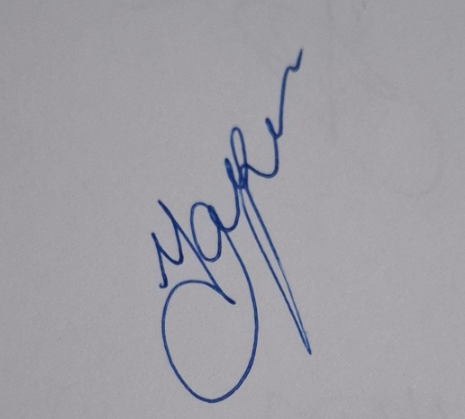
#> input picture data/RealWorldTestData/RealWorldTestDataRaw/Yagmur_Genuine2.png, 465 x 419 px
$ python -i enroll_person.py   (imports and definitions only)   (older library calls are emulated)
#> lines starting #> are read from the running program, lines starting #| are printed output that depends on the picture
#> further down, picture is the input picture: shape (419, 465, 3); mean B, G, R 164.8, 158.4, 159.5
# scripts/enroll_person.py
# Kullanım:
#   python scripts/enroll_person.py --person_id 999 --name "Test" --images data/raw/test_person/999/*.jpg
#
# Ne yapar?
# 1) persons.csv'yi güvenli biçimde oluşturur/düzeltir ve kişiyi ekler (yoksa)
# 2) labels.csv'ye genuine kayıtları ekler (güvenli başlık düzeltmesiyle)
# 3) Görselleri işler -> data/processed/raw/... altına yazar
# 4) Siamese kullanmıyorsan klasik embedding/indeks, burada ise SADECE klasik indeks güncellenir.
#    (Siamese ile arama için build_index_siamese.py'yi ayrıca çalıştır.)
import argparse, os, csv, glob, joblib
import numpy as np
import cv2
from sklearn.neighbors import NearestNeighbors

# --- Proje yolları
PERSONS_CSV = "data/persons.csv"
LABELS_CSV  = "data/labels.csv"
PROCESSED_ROOT = "data/processed"
EMBED_NPY   = "data/embeddings/embeddings.npy"
META_CSV    = "data/embeddings/meta.csv"
INDEX_FILE  = "models/nn_index.joblib"

# --- KLASIK embedding (4104-dim) - embedding.py'den kopya bağımsız minimal sürüm
# [9 lines left out: function preprocess_basic, not called in this run]

def embed_from_processed(img224):
    x = cv2.resize(img224, (64,64), interpolation=cv2.INTER_AREA).astype(np.float32)/255.0
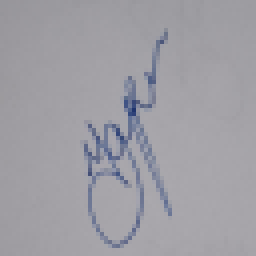
#> x: shape (64, 64, 3) float32 (shown 4 times larger); mean B, G, R 0.646, 0.621, 0.625
    flat = x.reshape(-1)  # 4096
#> flat = 12288 values, max 0.682 at index 6435, min 0.125 at index 5285, mean 0.631
    sx = cv2.Sobel(x, cv2.CV_32F, 1, 0, ksize=3)
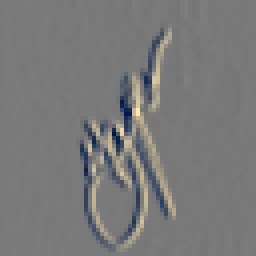
#> sx: shape (64, 64, 3) float32 (shown 4 times larger); mean B, G, R 0.00358, 0.00355, 0.0034; drawn with min black and max white
    sy = cv2.Sobel(x, cv2.CV_32F, 0, 1, ksize=3)
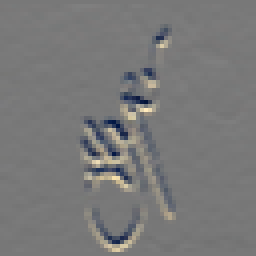
#> sy: shape (64, 64, 3) float32 (shown 4 times larger); mean B, G, R 0.00384, 0.00383, 0.00425; drawn with min black and max white
    mag = np.sqrt(sx**2 + sy**2)
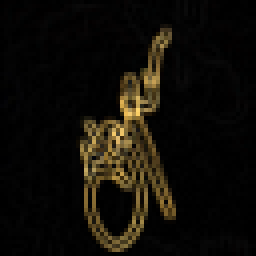
#> mag: shape (64, 64, 3) float32 (shown 4 times larger); mean B, G, R 0.0531, 0.0898, 0.108; drawn with min black and max white
    hist, _ = np.histogram(mag, bins=8, range=(0.0, mag.max() if mag.max()>0 else 1.0))
#> hist = [10826, 585, 395, 274, 133, 46, 19, 10]
    hist = hist.astype(np.float32); hist = hist / (np.linalg.norm(hist)+1e-8)
#> after `hist = hist / (np.linalg.norm(hist) + 1e-08)`: hist = [0.997, 0.0539, 0.0364, 0.0252, 0.0123, 0.00424, 0.00175, 0.000921]
    v = np.concatenate([flat, hist], axis=0).astype(np.float32)  # 4104
#> v = 12296 values, max 0.997 at index 12288, min 0.000921 at index 12295, mean 0.631
    v = v / (np.linalg.norm(v)+1e-8)
#> v = 12296 values, max 0.0142 at index 12288, min 1.31e-05 at index 12295, mean 0.00899
    return v

# --- Yardımcılar
# [173 lines left out: functions processed_path, ensure_dirs, read_csv_rows, fix_or_init_persons_csv, fix_or_init_labels_csv, get_existing_person_ids and 6 more, not called in this run]

# [2 lines not run here, left out]

>>> import cv2
>>> picture = cv2.imread('data/RealWorldTestData/RealWorldTestDataRaw/Yagmur_Genuine2.png')
>>> result = embed_from_processed(picture)
#> result has the same summary as v in embed_from_processed
